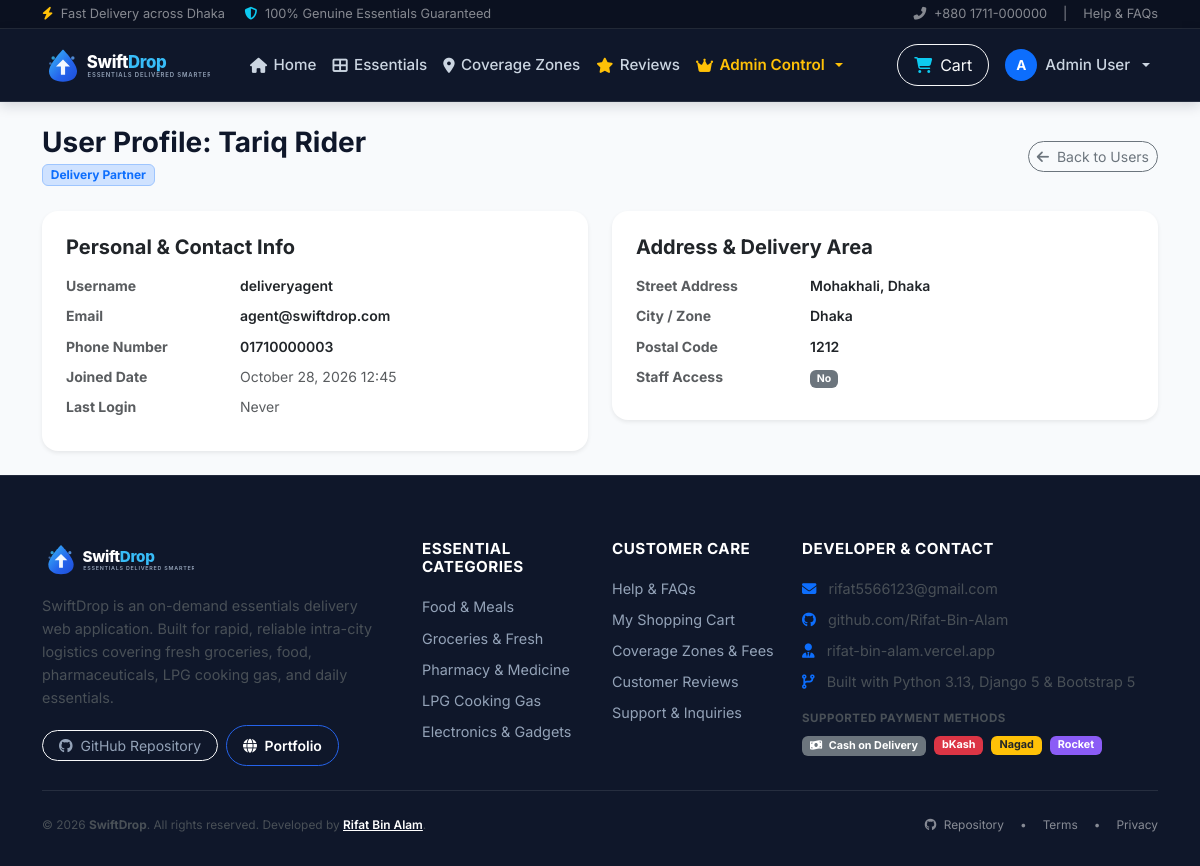
The app's page /users/users/13/ (signed in) with its own data.
### users/models.py (models this page shows, shortened)
class User(AbstractUser):
    USER_TYPE_CHOICES = [
        ('customer', 'Customer'),
        ('admin', 'Administrator'),
        ('delivery_agent', 'Delivery Partner'),
    ]
    user_type = models.CharField(
        max_length=20,
        choices=USER_TYPE_CHOICES,
        default='customer',
        verbose_name=_('User Type')
    )
    phone_number = models.CharField(
        max_length=15,
        unique=True,
        verbose_name=_('Phone Number')
    )
    address = models.TextField(
        blank=True,
        null=True,
        verbose_name=_('Address')
    )
    city = models.CharField(
        max_length=100,
        blank=True,
        null=True,
        verbose_name=_('City / Area')
    )
    postal_code = models.CharField(
        max_length=10,
        blank=True,
        null=True,
        verbose_name=_('Postal Code')
    )
    profile_picture = models.ImageField(
        upload_to='profile_pictures/',
        blank=True,
        null=True,
        verbose_name=_('Profile Picture')
    )
    is_verified = models.BooleanField(
        default=False,
        verbose_name=_('Verified')
    )
    created_at = models.DateTimeField(
        auto_now_add=True,
        verbose_name=_('Created At')
    )
    updated_at = models.DateTimeField(
        auto_now=True,
        verbose_name=_('Updated At')
    )
    class Meta:
        verbose_name = _('User')
        verbose_name_plural = _('Users')
    @property
    def is_customer(self):
        return self.user_type == 'customer'
    @property
    def is_admin(self):
        return self.user_type == 'admin' or self.is_staff or self.is_superuser
    @property
    def is_delivery_agent(self):
        return self.user_type == 'delivery_agent'

### users/views.py (the view)
# urls.py: path('users/<int:pk>/', views.UserDetailView.as_view(), name='user_detail'),
class UserDetailView(AdminRequiredMixin, DetailView):
    model = User
    template_name = 'users/user_detail.html'
    context_object_name = 'user_detail'

### templates/users/user_detail.html (shortened to what this page needs)
{% extends 'base.html' %}
{% load static %}
{% block content %}
<div class="container py-4">
    <div class="d-flex justify-content-between align-items-center mb-4">
        <div>
            <h3 class="fw-bold text-navy mb-0">User Profile: {{ user_detail.get_full_name|default:user_detail.username }}</h3>
            <span class="badge bg-primary-subtle text-primary border border-primary-subtle mt-1">{{ user_detail.get_user_type_display }}</span>
        </div>
        <div>
            <a href="{% url 'users:user_list' %}" class="btn btn-outline-secondary btn-sm rounded-pill">
                <i class="fas fa-arrow-left me-1"></i> Back to Users
            </a>
        </div>
    </div>
    <div class="row g-4">
        <div class="col-md-6">
            <div class="card border-0 shadow-sm rounded-4 p-4">
                <h5 class="fw-bold text-navy mb-3">Personal & Contact Info</h5>
                <dl class="row mb-0 small">
                    <dt class="col-sm-4 text-muted">Username</dt>
                    <dd class="col-sm-8 fw-semibold text-navy">{{ user_detail.username }}</dd>
                    <dt class="col-sm-4 text-muted">Email</dt>
                    <dd class="col-sm-8 fw-semibold text-navy">{{ user_detail.email }}</dd>
                    <dt class="col-sm-4 text-muted">Phone Number</dt>
                    <dd class="col-sm-8 fw-semibold text-navy">{{ user_detail.phone_number|default:"-" }}</dd>
                    <dt class="col-sm-4 text-muted">Joined Date</dt>
                    <dd class="col-sm-8 text-muted">{{ user_detail.date_joined|date:"F d, Y H:i" }}</dd>
                    <dt class="col-sm-4 text-muted">Last Login</dt>
                    <dd class="col-sm-8 text-muted">{{ user_detail.last_login|date:"F d, Y H:i"|default:"Never" }}</dd>
                </dl>
            </div>
        </div>
        <div class="col-md-6">
            <div class="card border-0 shadow-sm rounded-4 p-4">
                <h5 class="fw-bold text-navy mb-3">Address & Delivery Area</h5>
                <dl class="row mb-0 small">
                    <dt class="col-sm-4 text-muted">Street Address</dt>
                    <dd class="col-sm-8 fw-semibold text-navy">{{ user_detail.address|default:"-" }}</dd>
                    <dt class="col-sm-4 text-muted">City / Zone</dt>
                    <dd class="col-sm-8 fw-semibold text-navy">{{ user_detail.city|default:"-" }}</dd>
                    <dt class="col-sm-4 text-muted">Postal Code</dt>
                    <dd class="col-sm-8 fw-semibold text-navy">{{ user_detail.postal_code|default:"-" }}</dd>
                    <dt class="col-sm-4 text-muted">Staff Access</dt>
                    <dd class="col-sm-8">
                        {% if user_detail.is_staff %}<span class="badge bg-success">Yes</span>{% else %}<span class="badge bg-secondary">No</span>{% endif %}
                    </dd>
                </dl>
            </div>
        </div>
    </div>
</div>
{% endblock %}

### templates/base.html (shortened to what this page needs)
{% load static %}
<!DOCTYPE html>
<html lang="en" dir="ltr">
<head>
    <link href="https://cdn.jsdelivr.net/npm/bootstrap@5.3.3/dist/css/bootstrap.min.css" rel="stylesheet">
    <link rel="stylesheet" href="https://cdnjs.cloudflare.com/ajax/libs/font-awesome/6.5.1/css/all.min.css">
    <link rel="stylesheet" href="{% static 'css/style.css' %}">
</head>
<body>
    <div class="bg-dark text-white-50 py-1 d-none d-md-block border-bottom border-secondary border-opacity-25" style="font-size: 0.8rem; background-color: #0B1120 !important;">
        <div class="container d-flex justify-content-between align-items-center">
            <div>
                <span class="me-3"><i class="fas fa-bolt text-warning me-1"></i> Fast Delivery across Dhaka</span>
                <span><i class="fas fa-shield-alt text-info me-1"></i> 100% Genuine Essentials Guaranteed</span>
            </div>
            <div class="d-flex align-items-center gap-3">
                <a href="tel:+8801711000000" class="text-white-50 text-decoration-none hover-white">
                    <i class="fas fa-phone-alt me-1"></i> +880 1711-000000
                </a>
                <span>|</span>
                <a href="{% url 'dashboard:faq' %}" class="text-white-50 text-decoration-none hover-white">Help & FAQs</a>
            </div>
        </div>
    </div>
    <nav class="navbar navbar-expand-lg navbar-dark sticky-top sd-navbar">
        <div class="container">
            <a class="navbar-brand" href="{% url 'dashboard:home' %}">
                <img src="{% static 'images/logo.svg' %}" alt="SwiftDrop" height="42">
            </a>
            <div class="collapse navbar-collapse" id="sdNavbar">
                <ul class="navbar-nav me-auto mb-2 mb-lg-0 ms-lg-3">
                    <li class="nav-item">
                        <a class="nav-link {% if request.resolver_match.url_name == 'home' %}active{% endif %}" href="{% url 'dashboard:home' %}">
                            <i class="fas fa-home"></i> Home
                        </a>
                    </li>
                    <li class="nav-item">
                        <a class="nav-link {% if 'products' in request.path %}active{% endif %}" href="{% url 'orders:products' %}">
                            <i class="fas fa-th-large"></i> Essentials
                        </a>
                    </li>
                    <li class="nav-item">
                        <a class="nav-link {% if 'areas' in request.path %}active{% endif %}" href="{% url 'delivery:delivery_area_list' %}">
                            <i class="fas fa-map-marker-alt"></i> Coverage Zones
                        </a>
                    </li>
                    <li class="nav-item">
                        <a class="nav-link {% if 'reviews' in request.path and 'admin' not in request.path %}active{% endif %}" href="{% url 'reviews:review_list' %}">
                            <i class="fas fa-star text-warning"></i> Reviews
                        </a>
                    </li>
                    {% if user.is_authenticated and user.is_admin %}
                    <li class="nav-item dropdown">
                        <a class="nav-link dropdown-toggle text-warning fw-semibold" href="#" role="button" data-bs-toggle="dropdown" aria-expanded="false">
                            <i class="fas fa-crown"></i> Admin Control
                        </a>
                    </li>
                    {% endif %}
                </ul>
                <ul class="navbar-nav align-items-lg-center gap-2">
                    <li class="nav-item">
                        <a class="btn btn-outline-light position-relative d-inline-flex align-items-center gap-2 px-3 py-2 rounded-pill" href="{% url 'orders:cart' %}" id="global-cart-button">
                            <i class="fas fa-shopping-cart text-info"></i>
                            <span>Cart</span>
                        </a>
                    </li>
                    {% if user.is_authenticated %}
                        <li class="nav-item dropdown">
                            <a class="nav-link dropdown-toggle d-flex align-items-center gap-2" href="#" role="button" data-bs-toggle="dropdown" aria-expanded="false">
                                <div class="rounded-circle bg-primary text-white d-flex align-items-center justify-content-center fw-bold" style="width: 32px; height: 32px; font-size: 0.85rem;">
                                    {{ user.first_name|default:user.username|make_list|first|upper }}
                                </div>
                                <span class="d-none d-xl-inline">{{ user.get_full_name|default:user.username }}</span>
                            </a>
                        </li>
                    {% endif %}
                </ul>
            </div>
        </div>
    </nav>
    <main class="main-content">
        {% block content %}{% endblock %}
    </main>
    <footer class="sd-footer">
        <div class="container">
            <div class="row g-4">
                <div class="col-lg-4 col-md-6">
                    <div class="mb-3">
                        <img src="{% static 'images/logo.svg' %}" alt="SwiftDrop" height="38">
                    </div>
                    <p class="text-light-emphasis pe-lg-4 mb-3" style="line-height: 1.6;">
                        SwiftDrop is an on-demand essentials delivery web application. Built for rapid, reliable intra-city logistics covering fresh groceries, food, pharmaceuticals, LPG cooking gas, and daily essentials.
                    </p>
                    <div class="d-flex align-items-center gap-2 mt-2">
                        <a href="https://github.com/Rifat-Bin-Alam/Smart-Delivery-WebApp" target="_blank" rel="noopener noreferrer" class="btn btn-sm btn-outline-light rounded-pill px-3" title="View Source on GitHub">
                            <i class="fab fa-github me-1"></i> GitHub Repository
                        </a>
                        <a href="https://rifat-bin-alam.vercel.app/" target="_blank" rel="noopener noreferrer" class="btn btn-sm btn-outline-primary text-white rounded-pill px-3" title="Developer Portfolio">
                            <i class="fas fa-globe me-1"></i> Portfolio
                        </a>
                    </div>
                </div>
                <div class="col-lg-2 col-md-6 col-6">
                    <h6>Essential Categories</h6>
                    <ul class="list-unstyled d-flex flex-column gap-2">
                        <li><a href="{% url 'orders:product_category' 'food' %}">Food & Meals</a></li>
                        <li><a href="{% url 'orders:product_category' 'groceries' %}">Groceries & Fresh</a></li>
                        <li><a href="{% url 'orders:product_category' 'medicine' %}">Pharmacy & Medicine</a></li>
                        <li><a href="{% url 'orders:product_category' 'gas' %}">LPG Cooking Gas</a></li>
                        <li><a href="{% url 'orders:product_category' 'electronics' %}">Electronics & Gadgets</a></li>
                    </ul>
                </div>
                <div class="col-lg-2 col-md-6 col-6">
                    <h6>Customer Care</h6>
                    <ul class="list-unstyled d-flex flex-column gap-2">
                        <li><a href="{% url 'dashboard:faq' %}">Help & FAQs</a></li>
                        <li><a href="{% url 'orders:cart' %}">My Shopping Cart</a></li>
                        <li><a href="{% url 'delivery:delivery_area_list' %}">Coverage Zones & Fees</a></li>
                        <li><a href="{% url 'reviews:review_list' %}">Customer Reviews</a></li>
                        <li><a href="{% url 'dashboard:contact' %}">Support & Inquiries</a></li>
                    </ul>
                </div>
                <div class="col-lg-4 col-md-6">
                    <h6>Developer & Contact</h6>
                    <ul class="list-unstyled d-flex flex-column gap-2 text-light-emphasis">
                        <li>
                            <i class="fas fa-envelope text-primary me-2"></i>
                            <a href="mailto:rifat5566123@gmail.com" class="text-light-emphasis text-decoration-none">
                                rifat5566123@gmail.com
                            </a>
                        </li>
                        <li>
                            <i class="fab fa-github text-primary me-2"></i>
                            <a href="https://github.com/Rifat-Bin-Alam/Smart-Delivery-WebApp" target="_blank" rel="noopener noreferrer" class="text-light-emphasis text-decoration-none">
                                github.com/Rifat-Bin-Alam
                            </a>
                        </li>
                        <li>
                            <i class="fas fa-user-tie text-primary me-2"></i>
                            <a href="https://rifat-bin-alam.vercel.app/" target="_blank" rel="noopener noreferrer" class="text-light-emphasis text-decoration-none">
                                rifat-bin-alam.vercel.app
                            </a>
                        </li>
                        <li>
                            <i class="fas fa-code-branch text-primary me-2"></i>
                            <span>Built with Python 3.13, Django 5 & Bootstrap 5</span>
                        </li>
                    </ul>
                    <div class="mt-3">
                        <small class="text-uppercase text-light-emphasis fw-bold d-block mb-2" style="font-size: 0.72rem; letter-spacing: 0.5px;">Supported Payment Methods</small>
                        <div class="d-flex align-items-center gap-2 flex-wrap">
                            <span class="badge bg-secondary text-white px-2 py-1"><i class="fas fa-money-bill-wave me-1"></i> Cash on Delivery</span>
                            <span class="badge bg-danger text-white px-2 py-1">bKash</span>
                            <span class="badge bg-warning text-dark px-2 py-1">Nagad</span>
                            <span class="badge bg-purple text-white px-2 py-1" style="background-color: #8B5CF6;">Rocket</span>
                        </div>
                    </div>
                </div>
            </div>
            <div class="sd-footer-bottom d-flex flex-column flex-md-row justify-content-between align-items-center gap-2 pt-4 mt-4 border-top border-secondary border-opacity-25">
                <div class="text-light-emphasis small text-center text-md-start">
                    &copy; 2026 <strong>SwiftDrop</strong>. All rights reserved. Developed by <a href="https://rifat-bin-alam.vercel.app/" target="_blank" rel="noopener noreferrer" class="text-white text-decoration-underline fw-semibold">Rifat Bin Alam</a>.
                </div>
                <div class="d-flex align-items-center gap-3 small text-white-50">
                    <a href="https://github.com/Rifat-Bin-Alam/Smart-Delivery-WebApp" target="_blank" rel="noopener noreferrer" class="text-white-50 text-decoration-none">
                        <i class="fab fa-github me-1"></i> Repository
                    </a>
                    <span>&bull;</span>
                    <a href="{% url 'dashboard:terms' %}" class="text-white-50 text-decoration-none">Terms</a>
                    <span>&bull;</span>
                    <a href="{% url 'dashboard:privacy' %}" class="text-white-50 text-decoration-none">Privacy</a>
                </div>
            </div>
        </div>
    </footer>
</body>
</html>

### records on screen
User: first_name|make_list "A", get_full_name "Admin User"
User: get_full_name "Tariq Rider", user_type "Delivery Partner", username "deliveryagent", email "agent@swiftdrop.com", phone_number "01710000003", date_joined "October 28, 2026 12:45", last_login "Never", address "Mohakhali, Dhaka", city "Dhaka", postal_code "1212"
